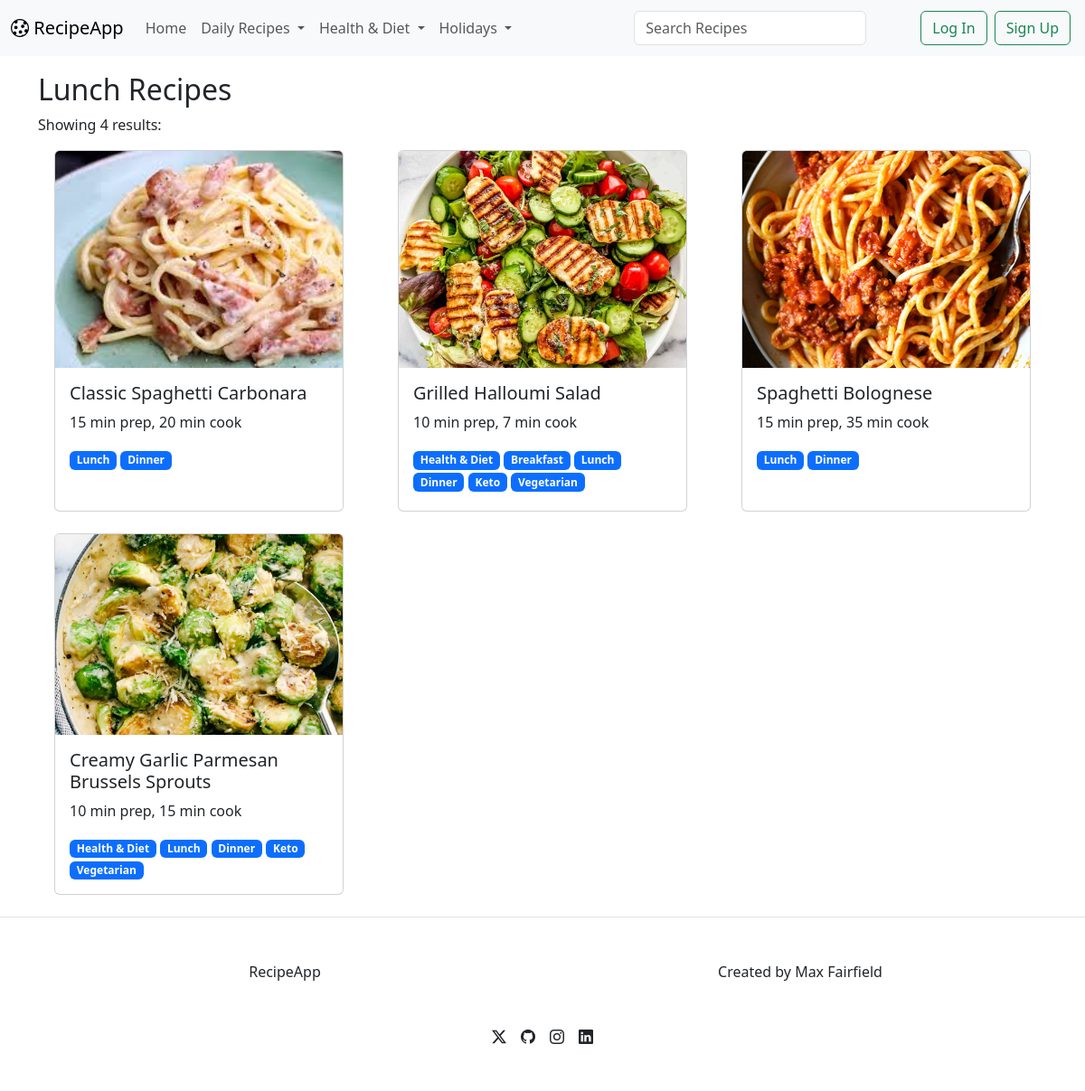
/browse-recipes/5/, run on the app's committed database.
### recipeinfo/models.py (models this page shows, shortened)
class Category(models.Model):
	name = models.CharField(max_length=100)
	parent_category = models.ForeignKey('self', null=True, blank=True, related_name='subcategories', on_delete=models.CASCADE)
	can_use_as_tag = models.BooleanField(default=True)

class Recipe(models.Model):
	title = models.CharField(max_length=300)
	author = models.ForeignKey(User, on_delete=models.CASCADE)
	categories = models.ManyToManyField(Category)
	image = models.ImageField(upload_to='recipeinfo/static/')
	ingredients = models.TextField()
	directions = models.TextField()
	prep_time = models.IntegerField(default=10)
	cook_time = models.IntegerField(default=10)
	created_at = models.DateTimeField(auto_now_add=True)
	rating = models.IntegerField(choices=[(i, i) for i in range(1, 11)], null=True, blank=True)
	def filename(self):
		return os.path.basename(self.image.name)
	def __str__(self):
		return self.title

### recipeinfo/views.py (the view)
# urls.py: path('browse-recipes/<int:id>/', views.browse_recipes, name='browse_recipes'),
def browse_recipes(request, id):
	search_category = Category.objects.get(id=id)
	q = request.GET.get('q') if request.GET.get('q') is not None else ''
	recipes = None
	if not q:
		recipes = Recipe.objects.filter(
			categories=search_category
		)
	else:
		recipes = Recipe.objects.filter(
			categories=search_category and
			Q(title__icontains=q)
		)
	categories = Category.objects.all().order_by('id')
	return render(
		request,
		'browse_recipes.html',
		{
			'search_category': search_category,
			'recipes': recipes,
			'categories': categories,
			'q': q
		}
	)

### templates/browse_recipes.html (shortened to what this page needs)
{% extends "layout.html" %}
{% load static %}
{% block content %}
	{% if q %}
		<h2>
			Results for "{{q}}"
		</h2>
	{% else %}
		<h2>
			{% if search_category.can_use_as_tag %}
				{{search_category.name}}
			{% endif %}
			Recipes
		</h2>
	{% endif %}
	<p>Showing {{recipes|length}} results:<p>
	<div class="row">
		{% for recipe in recipes %}
		<div class="col-lg-4 col-md-6 col-sm-12 mb-4">
			<article>
				<div class="d-flex justify-content-center">
					<a href="{% url 'recipe_page' id=recipe.id %}" style="text-decoration: none; color: inherit;">
						<div class="card" style="width: 20rem; height: 25rem;">
							<div style="height: 15rem; overflow: hidden;">
								<img src="{{recipe.image.url}}" class="card-img-top" alt="{{recipe.filename}}" style="width: 100%; height: 100%; object-fit: cover;">
							</div>
							<div class="card-body">
								<h5 class="card-title">{{recipe}}</h5>
								<p class="card-text">{{recipe.prep_time}} min prep, {{recipe.cook_time}} min cook</p>
								<div>
									{% for category in recipe.categories.all %}
										{% if category.can_use_as_tag %}
											<span class="badge text-bg-primary">{{category.name}}</span>
										{% endif %}
									{% endfor %}
								</div>
							</div>
						</div>
					</a>
				</div>
			</article>
		</div>
		{% endfor %}
	</div>
{% endblock %}

### templates/layout.html (shortened to what this page needs)
<!DOCTYPE html>
{% load static %}
<html lang="en">
<head>
	<link rel="stylesheet" href="{% static 'css/bootstrap.min.css' %}">
	<link rel="stylesheet" href="https://cdn.jsdelivr.net/npm/bootstrap-icons@1.11.3/font/bootstrap-icons.min.css">
</head>
<body>
	<nav class="navbar fixed-top navbar-expand-lg bg-body-tertiary">
		<div class="container-fluid">
			<a class="navbar-brand" href="{% url 'home' %}"><i class="bi bi-cookie"></i> RecipeApp</a>
			<div class="collapse navbar-collapse" id="navbarSupportedContent">
			<ul class="navbar-nav me-auto mb-2 mb-lg-0">
				<li class="nav-item">
					<a class="nav-link {% if request.path == '/' %}active{% endif %}" aria-current="page" href="{% url 'home' %}">Home</a>
				</li>
				{% for category in categories %}
					{% if not category.parent_category %}
						<li class="nav-item dropdown">
							<a class="nav-link dropdown-toggle" href="#" role="button" data-bs-toggle="dropdown" aria-expanded="false">
								{{ category.name }}
							</a>
						</li>
					{% endif %}
				{% endfor %}
			</ul>
			<form class="d-flex px-5" role="search" method="get" id="searchForm" action="{% url 'browse_recipes' id=1 %}">
				<input class="form-control me-2" type="search" placeholder="Search Recipes" aria-label="Search">
			</form>
			<form class="d-flex">
				{% if user.is_authenticated %}
					<a class="nav-link dropdown-toggle" href="#" role="button" data-bs-toggle="dropdown" aria-expanded="false">
						{{user}}
					</a>
					<ul class="dropdown-menu dropdown-menu-end">
						<li><a class="dropdown-item" href="{% url 'users:profile' %}">Profile</a></li>
						{% if user.is_superuser %}
							<li><a class="dropdown-item" href="/admin">Admin</a></li>
						{% endif %}
						<li><hr class="dropdown-divider"></li>
						<li><a class="dropdown-item" href="{% url 'users:logout' %}">Log Out</a></li>
					</ul>
				{% else %}
					<a class="nav-link" href="{% url 'users:login' %}"><button class="btn btn-outline-success m-1" type="button">Log In</button></a>
					<a class="nav-link" href="{% url 'users:register' %}"><button class="btn btn-outline-success m-1" type="button">Sign Up</button></a>
				{% endif %}
			</form>
			</div>
		</div>
	</nav>
	<main style="min-height: 100vh;">
        <div class="container" style="margin-top: 5rem;">
            {% block content %}{% endblock %}
        </div>
	</main>
	<footer>
		<div class="border-top">
			<div class="container pt-5">
				<div class="row">
					<div class="col text-center">
						RecipeApp
					</div>
					<div class="col text-center">Created by Max Fairfield</div>
				</div>
				<div class="row py-5">
					<div class="col d-flex justify-content-center">
						<a href="" style="color: inherit;">
							<i class="bi bi-twitter-x px-2"></i>
						</a>
						<a href="https://github.com/MaxFairfield" style="color: inherit;">
							<i class="bi bi-github px-2"></i>
						</a>
						<a href="" style="color: inherit;">
							<i class="bi bi-instagram px-2"></i>
						</a>
						<a href="https://www.linkedin.com/in/max-fairfield-19a565300/" style="color: inherit;">
							<i class="bi bi-linkedin px-2"></i>
						</a>
					</div>
				</div>
			</div>
		</div>
	</footer>
</body>
</html>

### data on the page
Category: name "Daily Recipes"
Category: name "Health & Diet"
Category: name "Holidays"
Category: name "Lunch"
Recipe: image (picture), title "Classic Spaghetti Carbonara", prep_time "15", cook_time "20"
Category: name "Dinner"
Recipe: image (picture), title "Grilled Halloumi Salad", prep_time "10", cook_time "7"
Category: name "Breakfast"
Category: name "Keto"
Category: name "Vegetarian"
Recipe: image (picture), title "Spaghetti Bolognese", prep_time "15", cook_time "35"
Recipe: image (picture), title "Creamy Garlic Parmesan Brussels Sprouts", prep_time "10", cook_time "15"

### other printed values
{{ recipes|length }} "4"
